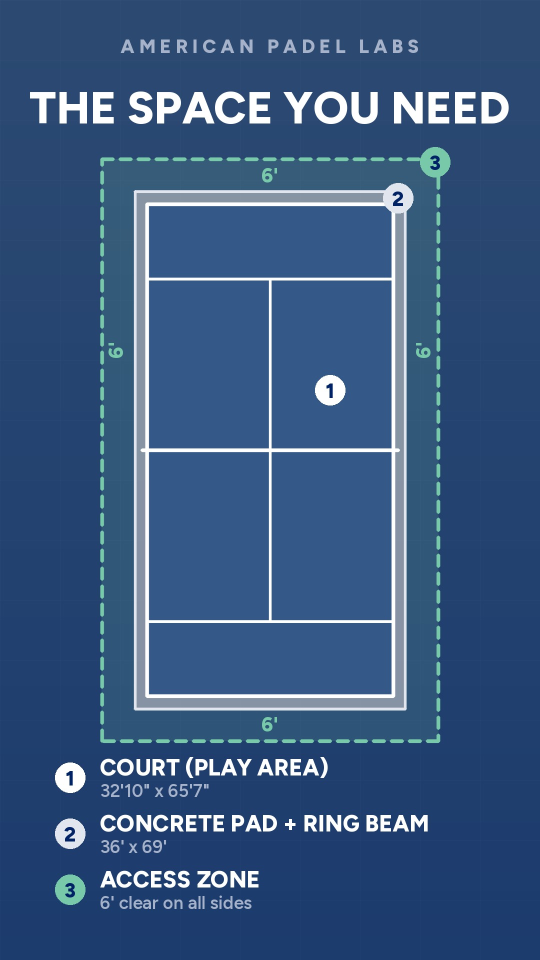
#> input picture frames-space3.jpg, 1080 x 1920 px, given in place of logo.png, which was not available (shown at 1/2 size); the run also reads 1 picture not shown here
$ python styleb2.py
#> lines starting #> are read from the running program, lines starting #| are printed output that depends on the picture; after the words box and inside, x2 and y2 are one past the last pixel; in counts of white or black regions, pixels touching at a corner belong together
### render/apl.py
import numpy as np, cv2, math, os
ROOT=os.path.dirname(os.path.dirname(os.path.abspath(__file__)))
B=lambda *a: os.path.join(ROOT,'brand',*a)
from PIL import Image, ImageDraw, ImageFont
W,H,FPS=1080,1920,30
DUR=46.0
NAVY=(44,74,114)       # hsl(217 42% 31%) site header/footer
DEEP=(0,34,102)        # hsl(220 100% 20%) primary
COURT=(52,88,135)
WHITE=(255,255,255)
SLATE=(166,178,201)    # hsl(220 20% 70%)
GLASS=(150,190,230)
BEB=B('fonts','figtree-latin-800-normal.woff')  # Figtree for all video text (Raj, Nov 24 2026)
INT=B('fonts','figtree-latin-%d-normal.woff')
_fc={}
def F(kind,size,w=600):
    k=(kind,size,w)
    if k not in _fc: _fc[k]=ImageFont.truetype(BEB if kind=='b' else INT%w,size)
    return _fc[k]
def cl(x): return max(0.0,min(1.0,x))
def ease(x):
    x=cl(x); return x*x*(3-2*x)
def eout(x):
    x=cl(x); return 1-(1-x)**3
def prog(t,a,b): return cl((t-a)/(b-a))

LOGO=Image.open(B('logo.png')).convert('RGBA')
PHOTO=Image.open(B('photos','overhead-court.jpg')).convert('RGB').rotate(90,expand=True)  # court long axis vertical
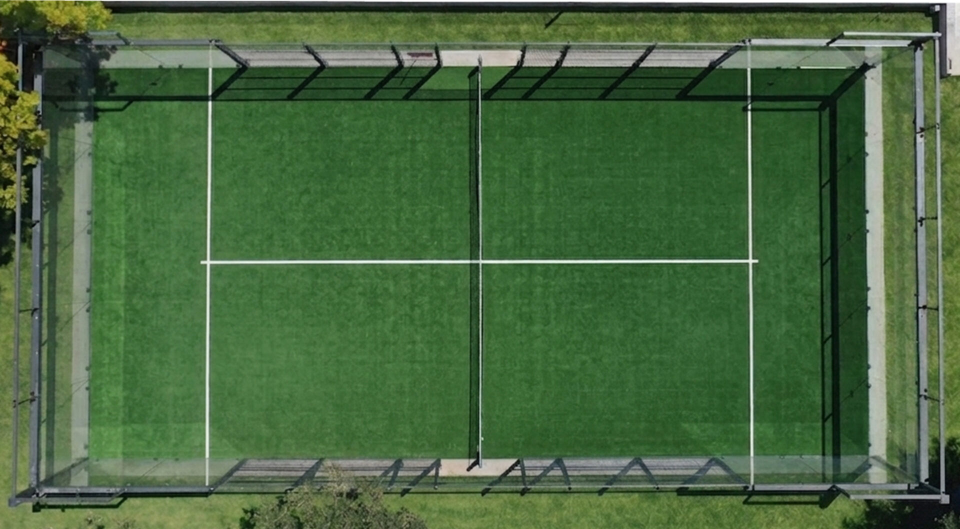
#> input picture brand/photos/overhead-court.jpg, 1920 x 1058 px (shown at 1/2 size)
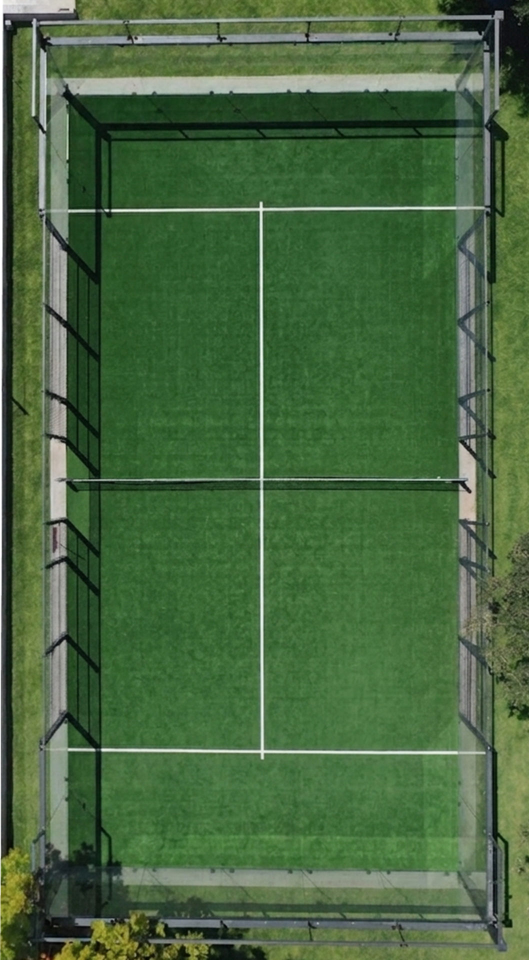
#> PHOTO: PIL image 1058x1920 RGB (shown at 1/2 size); mean R, G, B 72.4, 103.3, 63.8
pw=W; ph=int(PHOTO.height*W/PHOTO.width)
#> after `ph = int(PHOTO.height * W / PHOTO.width)`: ph = 1959
PHOTO=PHOTO.resize((pw,ph),Image.LANCZOS)
#> PHOTO: PIL image 1080x1959 RGB

def bg():
    a=np.zeros((H,W,3),np.float32)
    y=np.linspace(0,1,H)[:,None,None]
    a[:]=np.array(NAVY,np.float32)*(1-0.35*y)+np.array(DEEP,np.float32)*0.35*y
    # subtle court-line grid texture
    a[::120,:,:]+=4; a[:,::120,:]+=4
    return np.clip(a,0,255).astype(np.uint8)
BG=bg()

def fit(kind,size,s,maxw=980,w=600):
    while size>20 and F(kind,size,w).getbbox(s)[2]>maxw: size-=2
    return F(kind,size,w)

# [13 lines left out: functions text, vtext, not called in this run]

def line(a,p,q,col,th,frac=1.0,alpha=1.0):
    if frac<=0 or alpha<=0: return
    q2=(p[0]+(q[0]-p[0])*frac,p[1]+(q[1]-p[1])*frac)
    ov=a.copy()
    cv2.line(ov,(int(p[0]*4),int(p[1]*4)),(int(q2[0]*4),int(q2[1]*4)),col,th,cv2.LINE_AA,shift=2)
    if alpha<1: cv2.addWeighted(ov,alpha,a,1-alpha,0,a)
    else: a[:]=ov

def poly(a,pts,col,th,frac=1.0,alpha=1.0,closed=True):
    pts=list(pts)+([pts[0]] if closed else [])
    L=[math.dist(pts[i],pts[i+1]) for i in range(len(pts)-1)]; tot=sum(L); rem=tot*frac
    for i,l in enumerate(L):
        if rem<=0: break
        f=min(1,rem/l); line(a,pts[i],pts[i+1],col,th,f,alpha); rem-=l

def dashed_rect(a,x0,y0,x1,y1,col,th,alpha=1.0,on=22,off=14):
    for p,q in [((x0,y0),(x1,y0)),((x1,y0),(x1,y1)),((x1,y1),(x0,y1)),((x0,y1),(x0,y0))]:
        L=math.dist(p,q); n=0.0
        while n<L:
            e=min(L,n+on)
            line(a,(p[0]+(q[0]-p[0])*n/L,p[1]+(q[1]-p[1])*n/L),(p[0]+(q[0]-p[0])*e/L,p[1]+(q[1]-p[1])*e/L),col,th,1,alpha)
            n+=on+off

def rectfill(a,x0,y0,x1,y1,col,alpha):
    if alpha<=0: return
    ov=a.copy(); cv2.rectangle(ov,(int(x0),int(y0)),(int(x1),int(y1)),col,-1)
    cv2.addWeighted(ov,alpha,a,1-alpha,0,a)

# [10 lines left out: functions dimline_v, dimline_h, not called in this run]

# ---------- top view geometry ----------
PX=50.0; CX,CY=540,1080
CL,CR,CT,CB=CX-5*PX,CX+5*PX,CY-10*PX,CY+10*PX
SV=6.95*PX
FL,FR,FT,FB=CX-10.97/2*PX,CX+10.97/2*PX,CY-21.03/2*PX,CY+21.03/2*PX

# [18 lines left out: functions heading, caption, not called in this run]

def brand_tag(img,alpha=1.0):
    return  # removed per Raj (Nov 24): no "American Padel Labs" text at the top
    text(img,"A M E R I C A N   P A D E L   L A B S",(W//2,92),F('b',38),fill=SLATE,anchor='mm',alpha=alpha)

# [203 lines left out: functions court_top, s_hook, frame, not called in this run]

### render/styles/styleb2.py
import sys,os; sys.path.insert(0,os.path.join(os.path.dirname(os.path.abspath(__file__)),'..'))
import numpy as np, apl
from PIL import Image, ImageDraw, ImageFilter
W,H=1080,1920
rot=Image.open(apl.B('photos','overhead-court-vertical.jpg')); OY=(rot.height-H)//2
#> after `OY = (rot.height - H) // 2`: OY = 19
bg=rot.crop((0,OY,W,OY+H)).filter(ImageFilter.GaussianBlur(28))
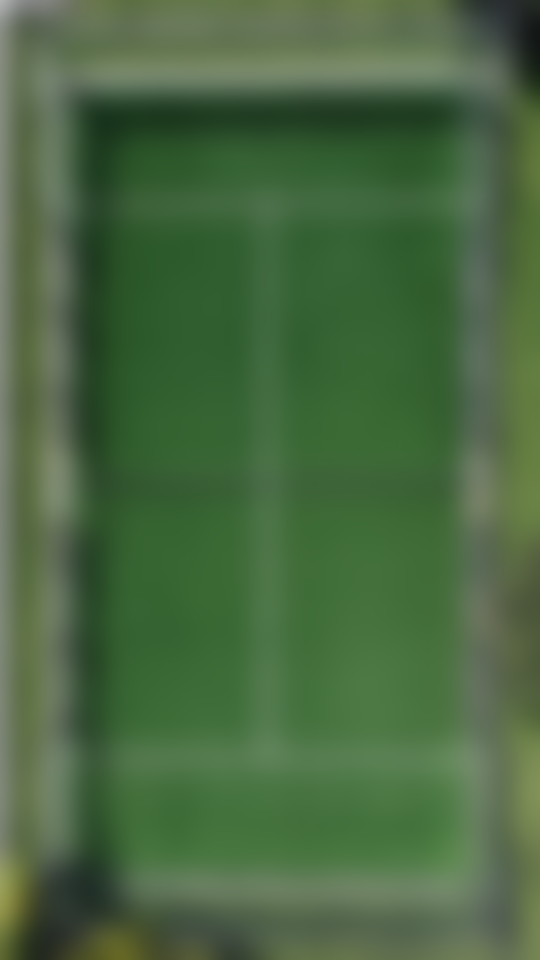
#> bg: PIL image 1080x1920 RGB (shown at 1/2 size); mean R, G, B 73.2, 104.4, 65.1
a=(np.array(bg).astype(np.float32)*0.38).astype(np.uint8)
CX,CY,PX=apl.CX,apl.CY-40,apl.PX
cl,cr,ct,cb=CX-5*PX,CX+5*PX,CY-10*PX,CY+10*PX; SV=apl.SV
fl,fr,ft,fb=CX-10.97/2*PX,CX+10.97/2*PX,CY-21.03/2*PX,CY+21.03/2*PX
apl.rectfill(a,cl,ct,cr,cb,(46,92,58),0.85)
apl.poly(a,[(cl,ct),(cr,ct),(cr,cb),(cl,cb)],(255,255,255),5)
#> after the loop in poly, `for i,l in enumerate(L):`:
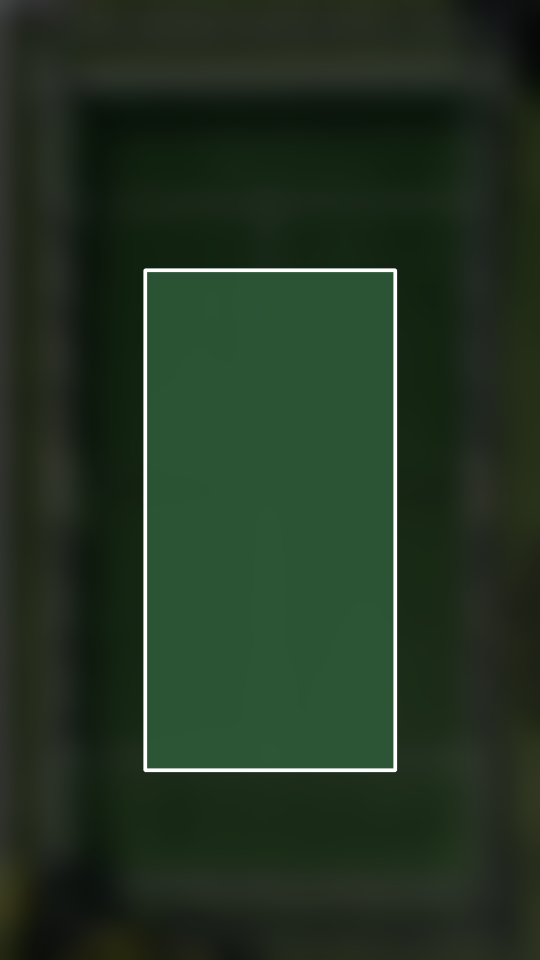
#> a: shape (1920, 1080, 3) (shown at 1/2 size); mean R, G, B 34.4, 51.9, 34.1
#> after the loop in poly, `for i,l in enumerate(L):`: rem = 0
apl.line(a,(cl-12,CY),(cr+12,CY),(255,255,255),4)
#> in line (call 5), `cv2.line(ov,(int(p[0]*4),int(p[1]*4)),(int(q2[0]*4),int(q2[1]*4)),col,..`: ov: shape (1920, 1080, 3); 0.17% of pixels changed, all inside (x1, y1, x2, y2) = (275, 1037, 806, 1044)
for y in (CY-SV,CY+SV): apl.line(a,(cl,y),(cr,y),(255,255,255),3)
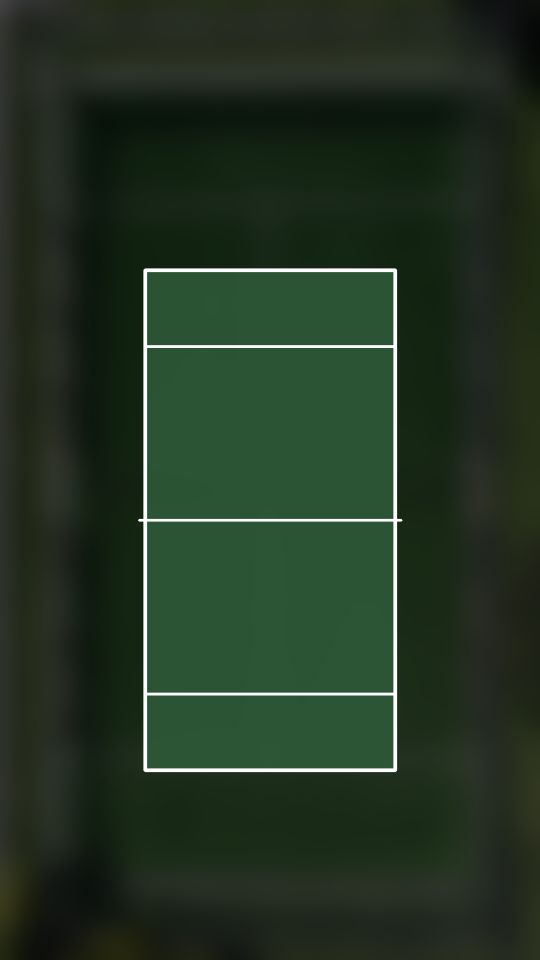
#> a: shape (1920, 1080, 3) (shown at 1/2 size); mean R, G, B 35.3, 52.6, 35
apl.line(a,(CX,CY-SV),(CX,CY+SV),(255,255,255),3)
#> in line (call 8), `cv2.line(ov,(int(p[0]*4),int(p[1]*4)),(int(q2[0]*4),int(q2[1]*4)),col,..`: ov: shape (1920, 1080, 3); 0.23% of pixels changed, all inside (x1, y1, x2, y2) = (537, 696, 544, 1386)
apl.rectfill(a,fl,ft,fr,fb,(255,255,255),0.06)
apl.dashed_rect(a,fl,ft,fr,fb,(255,255,255),4)
#> after the loop in dashed_rect, `for p,q in [((x0,y0),(x1,y0)),((x1,y0),(x1,y1)),((x1,y1),(x0,y1)),((x0..`:
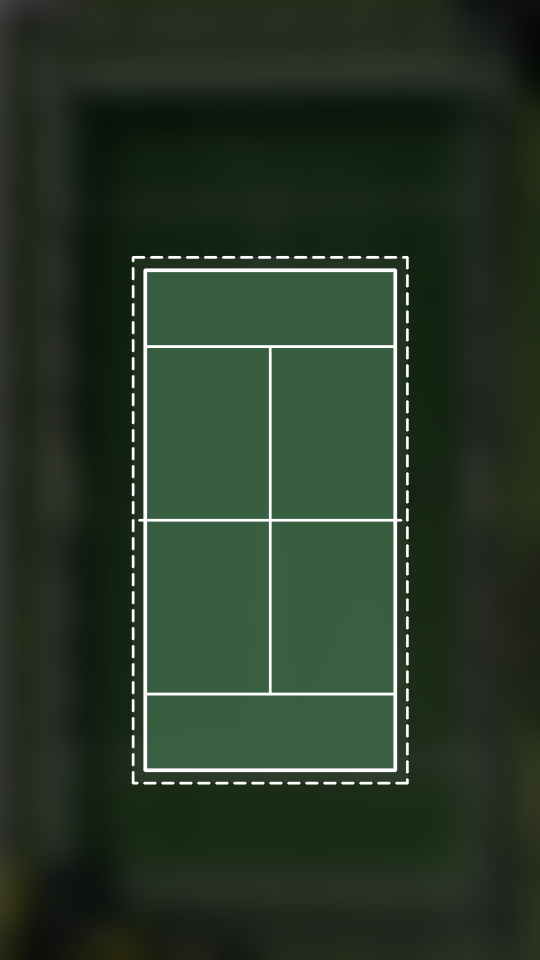
#> a: shape (1920, 1080, 3) (shown at 1/2 size); mean R, G, B 40.4, 56.9, 39.9
img=Image.fromarray(a).convert('RGBA')
lg=apl.LOGO.resize((int(apl.LOGO.width*110/apl.LOGO.height),110)); img.alpha_composite(lg,(56,56))
d=ImageDraw.Draw(img,'RGBA')
def pill(cx,cy,s):
#> called with cx = 540, cy = 464.2, s = '36 ft (11 m)'
    f=apl.F('i',40,700); tw=f.getbbox(s)[2]
#> after `tw = f.getbbox(s)[2]`: tw = 239
    d.rounded_rectangle((cx-tw/2-24,cy-34,cx+tw/2+24,cy+34),radius=34,fill=(255,255,255,240))
    d.text((cx,cy+1),s,font=f,fill=(20,20,20,255),anchor='mm')
pill(W//2,ft-50,"36 ft (11 m)")
pill(fr+0,CY,"69 ft (21 m)")
d.text((W//2,1700),"Plan for 36' x 69'",font=apl.F('i',68,700),fill=(255,255,255,255),anchor='mm')
d.text((W//2,1770),"Room for the ring beam, access, and machinery",font=apl.F('i',38,500),fill=(230,230,230,255),anchor='mm')
img.convert('RGB').save('styleB_footprint.jpg',quality=90)
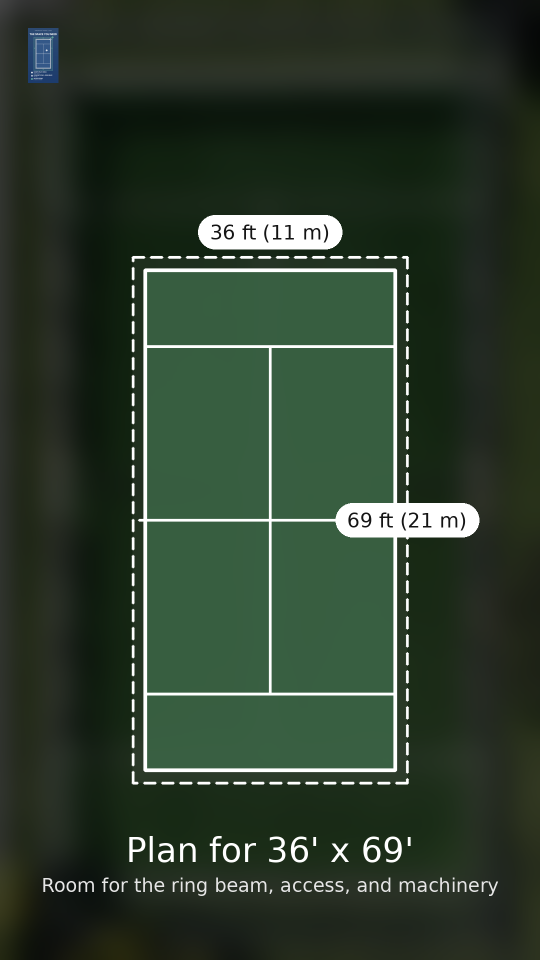
#> saved as styleB_footprint.jpg: PIL image 1080x1920 RGB (shown at 1/2 size); mean R, G, B 45.5, 61.6, 45.2
#> (the run stopped early here; a loop or call above may not have finished)
